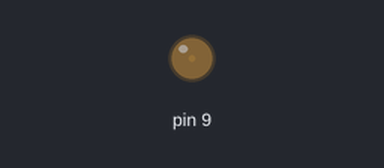
The sketch below on a simulated Arduino Uno, built with avr-gcc and run on an emulated ATmega328P. Shown: output pins drawn as LEDs (lit = HIGH).

Above: at 0.05 s.
At 1.15 s:
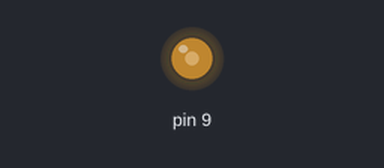
At 2.3 s:
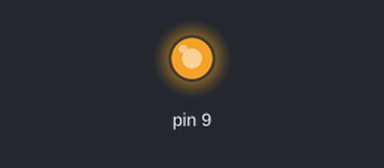
At 4.55 s:
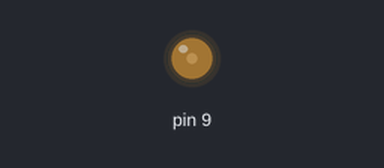
Timing chart, 0 to 6.6 s (numbered marks = the images above):
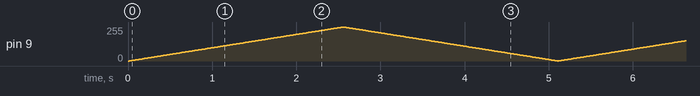

The sketch:

PhasePWMCorrect.ino
```cpp
/*------------------------------------------------------------------------------------------------
- Đây là chương trình tạo phase pwm trên chân oc1 (PB1) tự động
- Phase delay có các loại được chia theo TOP 8bit, 9 bit, 10 bit
- Datasheet/109 bảng 15-5
- lấy giá trị trên thanh ghi OCR01 để so sánh với sóng tam giác
- Ở chương trình này ta mô phỏng điều chế phase pwm bằng độ sáng của đèn
- nên có delay nếu không hoạt động diễn ra nhanh và khó thấy
------------------------------------------------------------------------------------------------*/

#include <avr/io.h>
#include <avr/interrupt.h>

// #define F_CPU 8000000UL

#define BAUD 9600

void usart_init(void) {
  UCSR0B = (1 << TXEN0); //cho phép gửi tín hiệu
  UCSR0C = ((1 << UCSZ01) | (1 << UCSZ00)); //chọn gửi dữ liệu là 8 bit không bit chẳn lẻ
  //là 103 trong 16MHZ
  UBRR0L = 0X67; // chỉ có thể hoạt động ở 16MHZ
}

void USART_Transmit(unsigned char data) {
    while (!(UCSR0A & (1 << UDRE0)));
    UDR0 = data;
}


//hàm tạo xung pwm tam giác
void t1PhasePWM() {
  TCCR1A = (1 << WGM10) | (1 << COM1A1); //phase pwm, 8bit, top = 0x00ff
  TCCR1B = (1 << CS12) ;//pre là 256
  //OCR1A = 230; //đặt giá trị tham chiếu là 230 so với sóng tam giác
}

int main (void) {
  usart_init();
  DDRB |= (1<<1); //tạo chân b1 làm ngõ ra 0c1
  t1PhasePWM();
  while (1) {
    for (int i = 0; i < 255; i ++) {
      OCR1A = i; //ĐẶT GIÁ TRỊ THAM CHIẾU TĂNG DẦN => DUTY CÀNG LỚN
                  //Đèn sẽ sáng dần
      _delay_ms(10);
    }
    for (int i = 255; i > 0; i--) {
      OCR1A = i; //Đèn sẽ tối dần
      _delay_ms(10);
    }

  }
  return 0;
}
```
